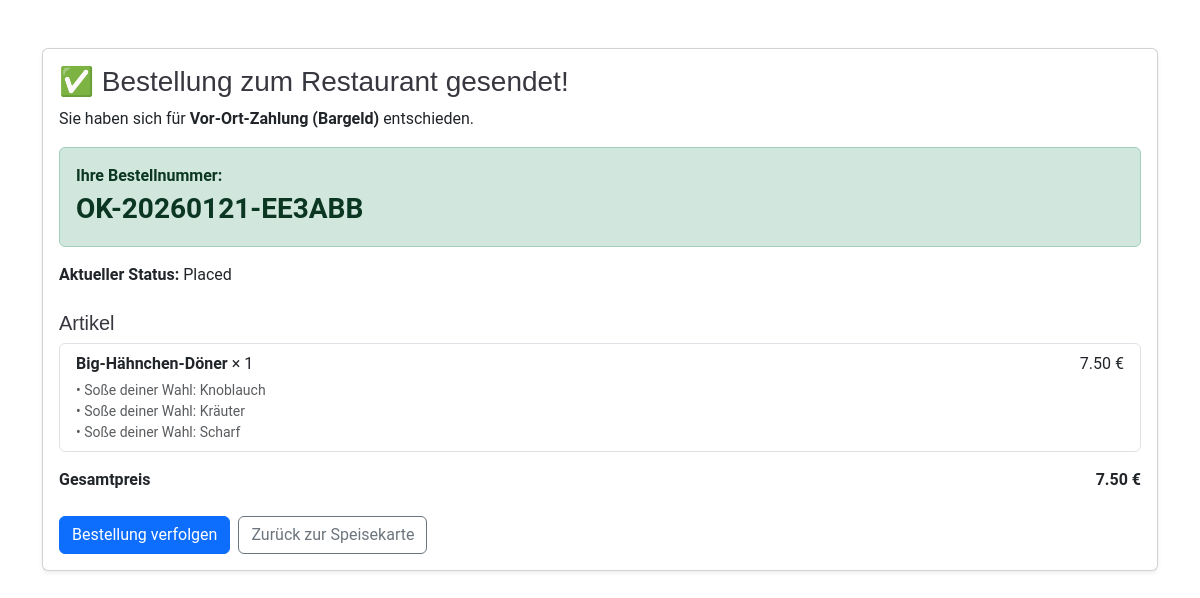
The page /order/success/OK-20260121-EE3ABB/ on the database as committed earlier.
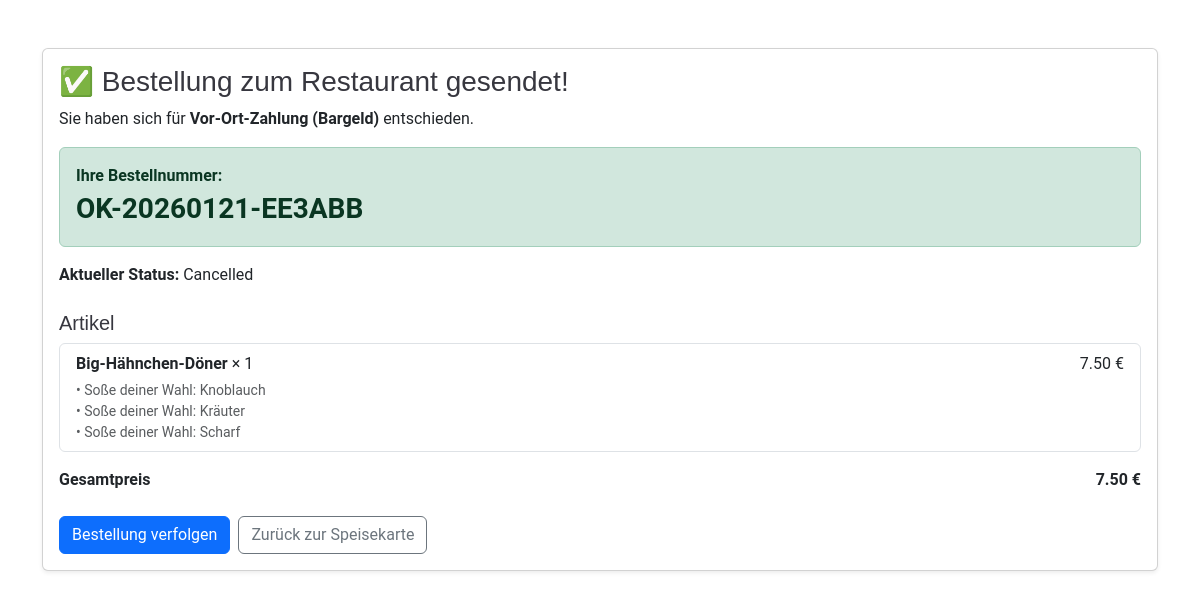
The same page on the database as committed later.
### FoodOrdering/models.py (models this page shows, shortened)
class Order(models.Model):
    STATUS_CHOICES = (
        ("CART", "Cart"),
        ("PLACED", "Placed"),
        ("PREPARING", "Preparing"),
        ("DELIVERING", "Delivering"),
        ("COMPLETED", "Completed"),
        ("CANCELLED", "Cancelled"),
    )
    user = models.ForeignKey(settings.AUTH_USER_MODEL, on_delete=models.SET_NULL, null=True, blank=True)
    full_name = models.CharField(max_length=120)
    phone = models.CharField(max_length=50)
    email = models.EmailField(blank=True)
    address_line = models.CharField(max_length=255, blank=True)  # for delivery
    city = models.CharField(max_length=120, blank=True)
    postal_code = models.CharField(max_length=20, blank=True)
    notes = models.TextField(blank=True)
    status = models.CharField(max_length=12, choices=STATUS_CHOICES, default="CART")
    created_at = models.DateTimeField(auto_now_add=True)
    placed_at = models.DateTimeField(null=True, blank=True)
    payment_method = models.CharField(max_length=20, blank=True)  # "CASH" or "STRIPE"
    is_paid = models.BooleanField(default=False)
    stripe_session_id = models.CharField(max_length=255, blank=True)
    stripe_payment_intent_id = models.CharField(max_length=255, blank=True)
    order_number = models.CharField(max_length=20, unique=True, null=True, blank=True, db_index=True)
    def total_price(self):
        return sum(item.total_price() for item in self.items.all())

class OrderItem(models.Model):
    order = models.ForeignKey(Order, on_delete=models.CASCADE, related_name="items")
    product = models.ForeignKey(Product, on_delete=models.PROTECT)
    quantity = models.PositiveIntegerField(default=1)
    price_at_time = models.DecimalField(max_digits=8, decimal_places=2)
    def options_total(self):
        return sum(o.price_delta_at_time for o in self.chosen_options.all())
    def unit_total(self):
        return self.price_at_time + self.options_total()
    def total_price(self):
        return self.unit_total() * self.quantity

class Product(models.Model):
    category = models.ForeignKey(Category, on_delete=models.PROTECT, related_name="products")
    name = models.CharField(max_length=160)
    slug = models.SlugField(max_length=180, unique=True)
    description = models.TextField(blank=True)
    price = models.DecimalField(max_digits=8, decimal_places=2)
    image = models.ImageField(upload_to="products/", blank=True, null=True)
    is_available = models.BooleanField(default=True)
    class Meta:
        ordering = ["name"]

class OrderItemOption(models.Model):
    order_item = models.ForeignKey(OrderItem, on_delete=models.CASCADE, related_name="chosen_options")
    option = models.ForeignKey(Option, on_delete=models.PROTECT)
    price_delta_at_time = models.DecimalField(max_digits=8, decimal_places=2)
    class Meta:
        unique_together = ("order_item", "option")

class Option(models.Model):
    group = models.ForeignKey(OptionGroup, on_delete=models.CASCADE, related_name="options")
    name = models.CharField(max_length=120)
    price_delta = models.DecimalField(max_digits=8, decimal_places=2, default=Decimal("0.00"))
    sort_order = models.PositiveIntegerField(default=0)
    is_active = models.BooleanField(default=True)
    class Meta:
        ordering = ["sort_order", "name"]

class OptionGroup(models.Model):
    name = models.CharField(max_length=120)
    slug = models.SlugField(max_length=140, unique=True)
    is_required = models.BooleanField(default=False)
    min_select = models.PositiveIntegerField(default=0)
    max_select = models.PositiveIntegerField(default=1)  # 1 = radio, >1 = checkboxes
    sort_order = models.PositiveIntegerField(default=0)
    is_active = models.BooleanField(default=True)
    class Meta:
        ordering = ["sort_order", "name"]

### FoodOrdering/views.py (the view)
# urls.py: path("order/success/<str:order_number>/", views.order_success, name="order_success"),
def order_success(request, order_number):
    order = get_object_or_404(Order, order_number=order_number)
    return render(request, "order_success.html", {"order": order})

### templates/order_success.html (shortened to what this page needs)
{% load static %}
<!DOCTYPE html>
<html lang="de">
<head>
  <link href="{% static 'assets/vendor/bootstrap/css/bootstrap.min.css' %}" rel="stylesheet">
  <link href="{% static 'assets/css/main.css' %}" rel="stylesheet">
</head>
<body>
<div class="container my-5">
  <div class="card shadow-sm">
    <div class="card-body">
      <h3 class="mb-2">✅ Bestellung zum Restaurant gesendet!</h3>
      <p class="mb-3">Sie haben sich für <strong>Vor-Ort-Zahlung (Bargeld)</strong> entschieden.</p>
      <div class="alert alert-success">
        <div><strong>Ihre Bestellnummer:</strong></div>
        <div class="fs-3 fw-bold">{{ order.order_number }}</div>
      </div>
      <div class="mb-3">
        <strong>Aktueller Status:</strong> {{ order.get_status_display }}
      </div>
      <h5 class="mt-4">Artikel</h5>
      <ul class="list-group">
        {% for item in order.items.all %}
          <li class="list-group-item d-flex justify-content-between">
            <div>
              <strong>{{ item.product.name }}</strong> × {{ item.quantity }}
              {% if item.chosen_options.all %}
                <div class="small text-muted mt-1">
                  {% for ch in item.chosen_options.all %}
                    • {{ ch.option.group.name }}: {{ ch.option.name }}<br>
                  {% endfor %}
                </div>
              {% endif %}
            </div>
            <div>{{ item.total_price }} €</div>
          </li>
        {% endfor %}
      </ul>
      <div class="d-flex justify-content-between mt-3">
        <strong>Gesamtpreis</strong>
        <strong>{{ order.total_price }} €</strong>
      </div>
      <div class="mt-4 d-flex gap-2">
        <a class="btn btn-primary" href="{% url 'track_order' %}">Bestellung verfolgen</a>
        <a class="btn btn-outline-secondary" href="{% url 'home' %}">Zurück zur Speisekarte</a>
      </div>
    </div>
  </div>
</div>
</body>
</html>

### static/assets/css/main.css (style rules this page uses)
:root { --default-font: "Roboto", system-ui, -apple-system, "Segoe UI", Roboto, "Helvetica Neue", Arial, "Noto Sans", "Liberation Sans", sans-serif, "Apple Color Emoji", "Segoe UI Emoji", "Segoe UI Symbol", "Noto Color Emoji"; --heading-font: "Amatic SC", sans-serif; --nav-font: "Inter", sans-serif; }
:root { --background-color: #ffffff; --default-color: #212529; --heading-color: #37373f; --accent-color: #ce1212; --surface-color: #ffffff; --contrast-color: #ffffff; }
:root { --nav-color: #7f7f90; --nav-hover-color: #ce1212; --nav-mobile-background-color: #ffffff; --nav-dropdown-background-color: #ffffff; --nav-dropdown-color: #7f7f90; --nav-dropdown-hover-color: #ce1212; }
:root { scroll-behavior: smooth; }
body { color: var(--default-color); background-color: var(--background-color); font-family: var(--default-font); }
a { color: var(--accent-color); text-decoration: none; transition: 0.3s; }
h1, h2, h3, h4, h5, h6 { color: var(--heading-color); font-family: var(--heading-font); }

Rows that differ between the two databases and show on the page:
changed Order "OK-20260121-EE3ABB": status "Placed" → "Cancelled"
